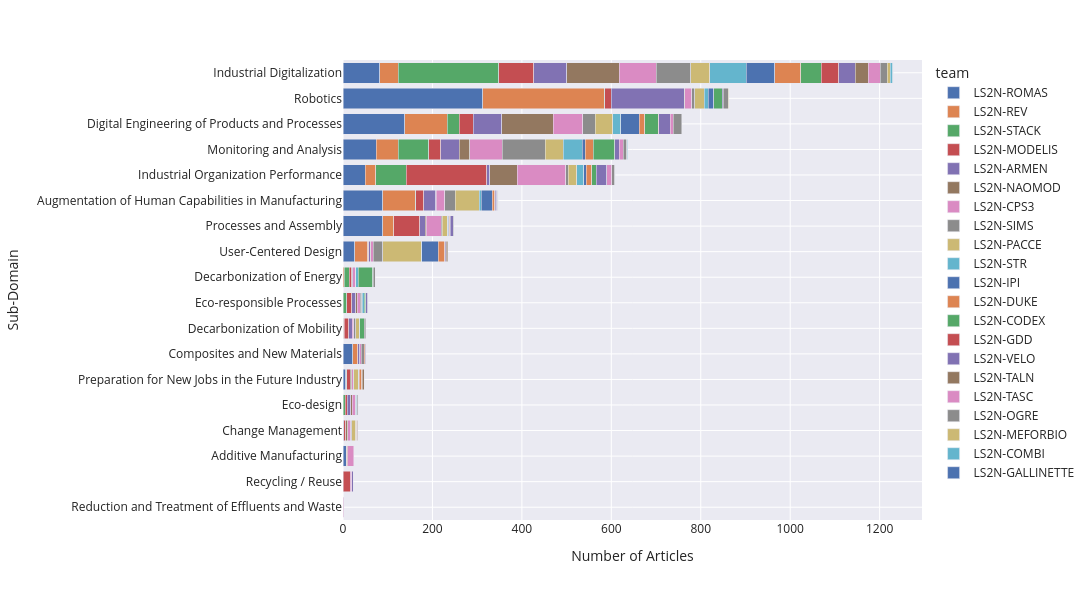

Notebook cell for this chart:
### Code cell
fig = px.bar(
    data_frame = teams_labels,
    x = "count",
    y = "label",
    color = "team",
    width = 1200,
    height = 600
)
fig.update_layout(barmode='stack', yaxis={'categoryorder':'total ascending'})
fig.update_layout(xaxis_title = "Number of Articles", yaxis_title = "Sub-Domain")
save_fig(fig, 'sub_domains_by_team.svg')
show(fig)

### Figure 1 — Plotly figure (JSON) as saved in the notebook; plotly's stock layout.template omitted (floating-point values rounded to 4 significant figures)
{"data": [{"hovertemplate": "team=LS2N-ROMAS<br>count=%{x}<br>label=%{y}<extra></extra>", "legendgroup": "LS2N-ROMAS", "marker": {"color": "rgb(76,114,176)", "pattern": {"shape": ""}}, "name": "LS2N-ROMAS", "orientation": "h", "showlegend": true, "textposition": "auto", "type": "bar", "x": [313, 138, 89, 89, 82, 74, 50, 26, 22, 7, 6, 2, 1, 1, 1, 1], "xaxis": "x", "y": ["Robotics", "Digital Engineering of Products and Processes", "Augmentation of Human Capabilities in Manufacturing", "Processes and Assembly", "Industrial Digitalization", "Monitoring and Analysis", "Industrial Organization Performance", "User-Centered Design", "Composites and New Materials", "Additive Manufacturing", "Preparation for New Jobs in the Future Industry", "Change Management", "Eco-design", "Eco-responsible Processes", "Decarbonization of Mobility", "Decarbonization of Energy"], "yaxis": "y"}, {"hovertemplate": "team=LS2N-REV<br>count=%{x}<br>label=%{y}<extra></extra>", "legendgroup": "LS2N-REV", "marker": {"color": "rgb(221,132,82)", "pattern": {"shape": ""}}, "name": "LS2N-REV", "orientation": "h", "showlegend": true, "textposition": "auto", "type": "bar", "x": [271, 95, 73, 50, 42, 29, 25, 23, 11, 2, 1, 1, 1], "xaxis": "x", "y": ["Robotics", "Digital Engineering of Products and Processes", "Augmentation of Human Capabilities in Manufacturing", "Monitoring and Analysis", "Industrial Digitalization", "User-Centered Design", "Processes and Assembly", "Industrial Organization Performance", "Composites and New Materials", "Decarbonization of Energy", "Decarbonization of Mobility", "Preparation for New Jobs in the Future Industry", "Additive Manufacturing"], "yaxis": "y"}, {"hovertemplate": "team=LS2N-STACK<br>count=%{x}<br>label=%{y}<extra></extra>", "legendgroup": "LS2N-STACK", "marker": {"color": "rgb(85,168,104)", "pattern": {"shape": ""}}, "name": "LS2N-STACK", "orientation": "h", "showlegend": true, "textposition": "auto", "type": "bar", "x": [224, 68, 68, 27, 11, 7, 4, 1, 1, 1, 1, 1], "xaxis": "x", "y": ["Industrial Digitalization", "Monitoring and Analysis", "Industrial Organization Performance", "Digital Engineering of Products and Processes", "Decarbonization of Energy", "Eco-responsible Processes", "Eco-design", "Robotics", "Augmentation of Human Capabilities in Manufacturing", "Decarbonization of Mobility", "User-Centered Design", "Preparation for New Jobs in the Future Industry"], "yaxis": "y"}, {"hovertemplate": "team=LS2N-MODELIS<br>count=%{x}<br>label=%{y}<extra></extra>", "legendgroup": "LS2N-MODELIS", "marker": {"color": "rgb(196,78,82)", "pattern": {"shape": ""}}, "name": "LS2N-MODELIS", "orientation": "h", "showlegend": true, "textposition": "auto", "type": "bar", "x": [180, 79, 58, 31, 27, 17, 16, 15, 12, 10, 8, 6, 5, 4, 3, 2, 1], "xaxis": "x", "y": ["Industrial Organization Performance", "Industrial Digitalization", "Processes and Assembly", "Digital Engineering of Products and Processes", "Monitoring and Analysis", "Augmentation of Human Capabilities in Manufacturing", "Recycling / Reuse", "Robotics", "Eco-responsible Processes", "Decarbonization of Mobility", "Preparation for New Jobs in the Future Industry", "Decarbonization of Energy", "Eco-design", "Change Management", "Additive Manufacturing", "User-Centered Design", "Reduction and Treatment of Effluents and Waste"], "yaxis": "y"}, {"hovertemplate": "team=LS2N-ARMEN<br>count=%{x}<br>label=%{y}<extra></extra>", "legendgroup": "LS2N-ARMEN", "marker": {"color": "rgb(129,114,179)", "pattern": {"shape": ""}}, "name": "LS2N-ARMEN", "orientation": "h", "showlegend": true, "textposition": "auto", "type": "bar", "x": [163, 73, 64, 41, 27, 12, 8, 8, 7, 7, 5, 3, 2], "xaxis": "x", "y": ["Robotics", "Industrial Digitalization", "Digital Engineering of Products and Processes", "Monitoring and Analysis", "Augmentation of Human Capabilities in Manufacturing", "Processes and Assembly", "Decarbonization of Mobility", "Eco-responsible Processes", "Industrial Organization Performance", "Eco-design", "Composites and New Materials", "User-Centered Design", "Decarbonization of Energy"], "yaxis": "y"}, {"hovertemplate": "team=LS2N-NAOMOD<br>count=%{x}<br>label=%{y}<extra></extra>", "legendgroup": "LS2N-NAOMOD", "marker": {"color": "rgb(147,120,96)", "pattern": {"shape": ""}}, "name": "LS2N-NAOMOD", "orientation": "h", "showlegend": true, "textposition": "auto", "type": "bar", "x": [118, 115, 62, 23, 5, 4, 4, 3, 2, 2, 1, 1], "xaxis": "x", "y": ["Industrial Digitalization", "Digital Engineering of Products and Processes", "Industrial Organization Performance", "Monitoring and Analysis", "Change Management", "Eco-design", "Eco-responsible Processes", "Preparation for New Jobs in the Future Industry", "Processes and Assembly", "Augmentation of Human Capabilities in Manufacturing", "User-Centered Design", "Robotics"], "yaxis": "y"}, {"hovertemplate": "team=LS2N-CPS3<br>count=%{x}<br>label=%{y}<extra></extra>", "legendgroup": "LS2N-CPS3", "marker": {"color": "rgb(218,139,195)", "pattern": {"shape": ""}}, "name": "LS2N-CPS3", "orientation": "h", "showlegend": true, "textposition": "auto", "type": "bar", "x": [108, 83, 73, 66, 34, 18, 16, 13, 7, 6, 6, 6, 6, 4, 4, 3, 3, 1], "xaxis": "x", "y": ["Industrial Organization Performance", "Industrial Digitalization", "Monitoring and Analysis", "Digital Engineering of Products and Processes", "Processes and Assembly", "Augmentation of Human Capabilities in Manufacturing", "Robotics", "Additive Manufacturing", "Eco-responsible Processes", "Eco-design", "Change Management", "User-Centered Design", "Decarbonization of Energy", "Preparation for New Jobs in the Future Industry", "Recycling / Reuse", "Composites and New Materials", "Decarbonization of Mobility", "Reduction and Treatment of Effluents and Waste"], "yaxis": "y"}, {"hovertemplate": "team=LS2N-SIMS<br>count=%{x}<br>label=%{y}<extra></extra>", "legendgroup": "LS2N-SIMS", "marker": {"color": "rgb(140,140,140)", "pattern": {"shape": ""}}, "name": "LS2N-SIMS", "orientation": "h", "showlegend": true, "textposition": "auto", "type": "bar", "x": [96, 77, 28, 24, 21, 6, 6, 6, 5, 3, 2, 2, 2, 1, 1], "xaxis": "x", "y": ["Monitoring and Analysis", "Industrial Digitalization", "Digital Engineering of Products and Processes", "Augmentation of Human Capabilities in Manufacturing", "User-Centered Design", "Industrial Organization Performance", "Composites and New Materials", "Robotics", "Decarbonization of Mobility", "Eco-responsible Processes", "Eco-design", "Processes and Assembly", "Change Management", "Decarbonization of Energy", "Preparation for New Jobs in the Future Industry"], "yaxis": "y"}, {"hovertemplate": "team=LS2N-PACCE<br>count=%{x}<br>label=%{y}<extra></extra>", "legendgroup": "LS2N-PACCE", "marker": {"color": "rgb(204,185,116)", "pattern": {"shape": ""}}, "name": "LS2N-PACCE", "orientation": "h", "showlegend": true, "textposition": "auto", "type": "bar", "x": [86, 54, 42, 41, 39, 22, 19, 11, 10, 10, 7, 1], "xaxis": "x", "y": ["User-Centered Design", "Augmentation of Human Capabilities in Manufacturing", "Industrial Digitalization", "Monitoring and Analysis", "Digital Engineering of Products and Processes", "Robotics", "Industrial Organization Performance", "Processes and Assembly", "Preparation for New Jobs in the Future Industry", "Change Management", "Decarbonization of Mobility", "Eco-responsible Processes"], "yaxis": "y"}, {"hovertemplate": "team=LS2N-STR<br>count=%{x}<br>label=%{y}<extra></extra>", "legendgroup": "LS2N-STR", "marker": {"color": "rgb(100,181,205)", "pattern": {"shape": ""}}, "name": "LS2N-STR", "orientation": "h", "showlegend": true, "textposition": "auto", "type": "bar", "x": [82, 42, 18, 15, 9, 5, 4, 4, 2, 1, 1, 1, 1], "xaxis": "x", "y": ["Industrial Digitalization", "Monitoring and Analysis", "Digital Engineering of Products and Processes", "Industrial Organization Performance", "Robotics", "Decarbonization of Energy", "Augmentation of Human Capabilities in Manufacturing", "Eco-responsible Processes", "Eco-design", "Processes and Assembly", "User-Centered Design", "Preparation for New Jobs in the Future Industry", "Decarbonization of Mobility"], "yaxis": "y"}, {"hovertemplate": "team=LS2N-IPI<br>count=%{x}<br>label=%{y}<extra></extra>", "legendgroup": "LS2N-IPI", "marker": {"color": "rgb(76,114,176)", "pattern": {"shape": ""}}, "name": "LS2N-IPI", "orientation": "h", "showlegend": true, "textposition": "auto", "type": "bar", "x": [63, 41, 37, 25, 12, 7, 6, 3, 1, 1], "xaxis": "x", "y": ["Industrial Digitalization", "Digital Engineering of Products and Processes", "User-Centered Design", "Augmentation of Human Capabilities in Manufacturing", "Robotics", "Monitoring and Analysis", "Industrial Organization Performance", "Processes and Assembly", "Preparation for New Jobs in the Future Industry", "Change Management"], "yaxis": "y"}, {"hovertemplate": "team=LS2N-DUKE<br>count=%{x}<br>label=%{y}<extra></extra>", "legendgroup": "LS2N-DUKE", "marker": {"color": "rgb(221,132,82)", "pattern": {"shape": ""}}, "name": "LS2N-DUKE", "orientation": "h", "showlegend": true, "textposition": "auto", "type": "bar", "x": [59, 18, 15, 13, 12, 6, 5, 3, 2, 1], "xaxis": "x", "y": ["Industrial Digitalization", "Monitoring and Analysis", "User-Centered Design", "Digital Engineering of Products and Processes", "Industrial Organization Performance", "Preparation for New Jobs in the Future Industry", "Augmentation of Human Capabilities in Manufacturing", "Composites and New Materials", "Processes and Assembly", "Change Management"], "yaxis": "y"}, {"hovertemplate": "team=LS2N-CODEX<br>count=%{x}<br>label=%{y}<extra></extra>", "legendgroup": "LS2N-CODEX", "marker": {"color": "rgb(85,168,104)", "pattern": {"shape": ""}}, "name": "LS2N-CODEX", "orientation": "h", "showlegend": true, "textposition": "auto", "type": "bar", "x": [48, 45, 32, 30, 19, 10, 10, 4, 2, 1, 1], "xaxis": "x", "y": ["Monitoring and Analysis", "Industrial Digitalization", "Decarbonization of Energy", "Digital Engineering of Products and Processes", "Robotics", "Industrial Organization Performance", "Decarbonization of Mobility", "Eco-responsible Processes", "Augmentation of Human Capabilities in Manufacturing", "Processes and Assembly", "User-Centered Design"], "yaxis": "y"}, {"hovertemplate": "team=LS2N-GDD<br>count=%{x}<br>label=%{y}<extra></extra>", "legendgroup": "LS2N-GDD", "marker": {"color": "rgb(196,78,82)", "pattern": {"shape": ""}}, "name": "LS2N-GDD", "orientation": "h", "showlegend": true, "textposition": "auto", "type": "bar", "x": [40, 1, 1, 1], "xaxis": "x", "y": ["Industrial Digitalization", "Digital Engineering of Products and Processes", "Preparation for New Jobs in the Future Industry", "Change Management"], "yaxis": "y"}, {"hovertemplate": "team=LS2N-VELO<br>count=%{x}<br>label=%{y}<extra></extra>", "legendgroup": "LS2N-VELO", "marker": {"color": "rgb(129,114,179)", "pattern": {"shape": ""}}, "name": "LS2N-VELO", "orientation": "h", "showlegend": true, "textposition": "auto", "type": "bar", "x": [36, 26, 24, 10, 6, 4, 3, 3, 2, 2, 1, 1], "xaxis": "x", "y": ["Industrial Digitalization", "Digital Engineering of Products and Processes", "Industrial Organization Performance", "Monitoring and Analysis", "Processes and Assembly", "Eco-responsible Processes", "Augmentation of Human Capabilities in Manufacturing", "Recycling / Reuse", "Robotics", "User-Centered Design", "Composites and New Materials", "Eco-design"], "yaxis": "y"}, {"hovertemplate": "team=LS2N-TALN<br>count=%{x}<br>label=%{y}<extra></extra>", "legendgroup": "LS2N-TALN", "marker": {"color": "rgb(147,120,96)", "pattern": {"shape": ""}}, "name": "LS2N-TALN", "orientation": "h", "showlegend": true, "textposition": "auto", "type": "bar", "x": [30, 4, 3, 1], "xaxis": "x", "y": ["Industrial Digitalization", "Preparation for New Jobs in the Future Industry", "User-Centered Design", "Change Management"], "yaxis": "y"}, {"hovertemplate": "team=LS2N-TASC<br>count=%{x}<br>label=%{y}<extra></extra>", "legendgroup": "LS2N-TASC", "marker": {"color": "rgb(218,139,195)", "pattern": {"shape": ""}}, "name": "LS2N-TASC", "orientation": "h", "showlegend": true, "textposition": "auto", "type": "bar", "x": [26, 11, 9, 6, 2, 1, 1, 1], "xaxis": "x", "y": ["Industrial Digitalization", "Industrial Organization Performance", "Monitoring and Analysis", "Digital Engineering of Products and Processes", "Decarbonization of Energy", "Processes and Assembly", "Augmentation of Human Capabilities in Manufacturing", "Eco-responsible Processes"], "yaxis": "y"}, {"hovertemplate": "team=LS2N-OGRE<br>count=%{x}<br>label=%{y}<extra></extra>", "legendgroup": "LS2N-OGRE", "marker": {"color": "rgb(140,140,140)", "pattern": {"shape": ""}}, "name": "LS2N-OGRE", "orientation": "h", "showlegend": true, "textposition": "auto", "type": "bar", "x": [19, 16, 11, 8, 7, 4, 4, 2, 1, 1], "xaxis": "x", "y": ["Digital Engineering of Products and Processes", "Industrial Digitalization", "Robotics", "Monitoring and Analysis", "Industrial Organization Performance", "Decarbonization of Energy", "Decarbonization of Mobility", "Eco-design", "Processes and Assembly", "Augmentation of Human Capabilities in Manufacturing"], "yaxis": "y"}, {"hovertemplate": "team=LS2N-MEFORBIO<br>count=%{x}<br>label=%{y}<extra></extra>", "legendgroup": "LS2N-MEFORBIO", "marker": {"color": "rgb(204,185,116)", "pattern": {"shape": ""}}, "name": "LS2N-MEFORBIO", "orientation": "h", "showlegend": true, "textposition": "auto", "type": "bar", "x": [7, 2, 1, 1], "xaxis": "x", "y": ["Industrial Digitalization", "Robotics", "Monitoring and Analysis", "Augmentation of Human Capabilities in Manufacturing"], "yaxis": "y"}, {"hovertemplate": "team=LS2N-COMBI<br>count=%{x}<br>label=%{y}<extra></extra>", "legendgroup": "LS2N-COMBI", "marker": {"color": "rgb(100,181,205)", "pattern": {"shape": ""}}, "name": "LS2N-COMBI", "orientation": "h", "showlegend": true, "textposition": "auto", "type": "bar", "x": [5, 1], "xaxis": "x", "y": ["Industrial Digitalization", "Monitoring and Analysis"], "yaxis": "y"}, {"hovertemplate": "team=LS2N-GALLINETTE<br>count=%{x}<br>label=%{y}<extra></extra>", "legendgroup": "LS2N-GALLINETTE", "marker": {"color": "rgb(76,114,176)", "pattern": {"shape": ""}}, "name": "LS2N-GALLINETTE", "orientation": "h", "showlegend": true, "textposition": "auto", "type": "bar", "x": [1, 1], "xaxis": "x", "y": ["Industrial Digitalization", "Industrial Organization Performance"], "yaxis": "y"}], "layout": {"barmode": "stack", "font": {"size": 12}, "height": 600, "legend": {"title": {"text": "team"}, "tracegroupgap": 0}, "margin": {"t": 60}, "width": 1200, "xaxis": {"anchor": "y", "domain": [0, 1], "title": {"text": "Number of Articles"}}, "yaxis": {"anchor": "x", "categoryorder": "total ascending", "domain": [0, 1], "title": {"text": "Sub-Domain"}}}}
